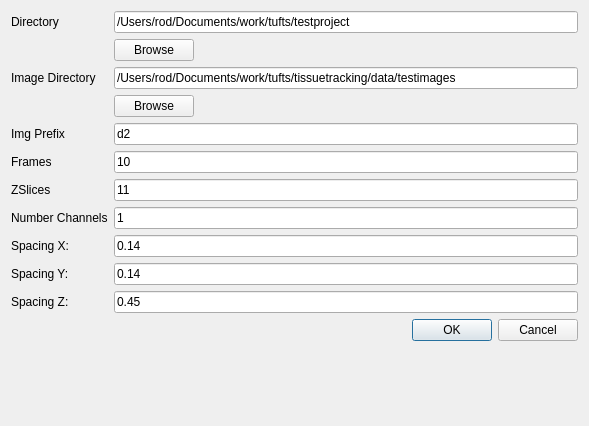
<?xml version="1.0" encoding="UTF-8"?>
<ui version="4.0">
 <class>NewProjectDialog</class>
 <widget class="QDialog" name="NewProjectDialog">
  <property name="geometry">
   <rect>
    <x>0</x>
    <y>0</y>
    <width>589</width>
    <height>426</height>
   </rect>
  </property>
  <property name="windowTitle">
   <string>Dialog</string>
  </property>
  <property name="locale">
   <locale language="English" country="UnitedStates"/>
  </property>
  <property name="modal">
   <bool>true</bool>
  </property>
  <layout class="QFormLayout" name="formLayout">
   <property name="fieldGrowthPolicy">
    <enum>QFormLayout::ExpandingFieldsGrow</enum>
   </property>
   <item row="0" column="0">
    <widget class="QLabel" name="label">
     <property name="text">
      <string>Directory</string>
     </property>
    </widget>
   </item>
   <item row="0" column="1">
    <widget class="QLineEdit" name="basedirttxt">
     <property name="text">
      <string>/Users/rod/Documents/work/tufts/testproject</string>
     </property>
    </widget>
   </item>
   <item row="1" column="1">
    <widget class="QPushButton" name="BrowseProject">
     <property name="text">
      <string>Browse</string>
     </property>
    </widget>
   </item>
   <item row="2" column="0">
    <widget class="QLabel" name="label_2">
     <property name="text">
      <string>Image Directory</string>
     </property>
    </widget>
   </item>
   <item row="2" column="1">
    <widget class="QLineEdit" name="imgdir">
     <property name="text">
      <string>/Users/rod/Documents/work/tufts/tissuetracking/data/testimages</string>
     </property>
    </widget>
   </item>
   <item row="4" column="0">
    <widget class="QLabel" name="label_8">
     <property name="text">
      <string>Img Prefix</string>
     </property>
    </widget>
   </item>
   <item row="4" column="1">
    <widget class="QLineEdit" name="imgprefixtxt">
     <property name="text">
      <string>d2</string>
     </property>
    </widget>
   </item>
   <item row="5" column="0">
    <widget class="QLabel" name="label_3">
     <property name="text">
      <string>Frames</string>
     </property>
    </widget>
   </item>
   <item row="5" column="1">
    <widget class="QLineEdit" name="nframestxt">
     <property name="text">
      <string>10</string>
     </property>
    </widget>
   </item>
   <item row="7" column="0">
    <widget class="QLabel" name="label_4">
     <property name="text">
      <string>ZSlices</string>
     </property>
    </widget>
   </item>
   <item row="7" column="1">
    <widget class="QLineEdit" name="zslicestxt">
     <property name="text">
      <string>11</string>
     </property>
    </widget>
   </item>
   <item row="9" column="0">
    <widget class="QLabel" name="label_5">
     <property name="text">
      <string>Spacing X:</string>
     </property>
    </widget>
   </item>
   <item row="9" column="1">
    <widget class="QLineEdit" name="xspacingtxt">
     <property name="text">
      <string>0.14</string>
     </property>
    </widget>
   </item>
   <item row="11" column="0">
    <widget class="QLabel" name="label_6">
     <property name="text">
      <string>Spacing Y:</string>
     </property>
    </widget>
   </item>
   <item row="11" column="1">
    <widget class="QLineEdit" name="yspacingtxt">
     <property name="text">
      <string>0.14</string>
     </property>
    </widget>
   </item>
   <item row="12" column="0">
    <widget class="QLabel" name="label_7">
     <property name="text">
      <string>Spacing Z:</string>
     </property>
    </widget>
   </item>
   <item row="12" column="1">
    <widget class="QLineEdit" name="zspacingtxt">
     <property name="text">
      <string>0.45</string>
     </property>
    </widget>
   </item>
   <item row="14" column="1">
    <widget class="QDialogButtonBox" name="buttonBox">
     <property name="orientation">
      <enum>Qt::Horizontal</enum>
     </property>
     <property name="standardButtons">
      <set>QDialogButtonBox::Cancel|QDialogButtonBox::Ok</set>
     </property>
    </widget>
   </item>
   <item row="3" column="1">
    <widget class="QPushButton" name="BrowseImage">
     <property name="text">
      <string>Browse</string>
     </property>
    </widget>
   </item>
   <item row="8" column="0">
    <widget class="QLabel" name="label_9">
     <property name="text">
      <string>Number Channels</string>
     </property>
    </widget>
   </item>
   <item row="8" column="1">
    <widget class="QLineEdit" name="nchanstxt">
     <property name="text">
      <string>1</string>
     </property>
    </widget>
   </item>
  </layout>
 </widget>
 <resources/>
 <connections>
  <connection>
   <sender>buttonBox</sender>
   <signal>accepted()</signal>
   <receiver>NewProjectDialog</receiver>
   <slot>accept()</slot>
   <hints>
    <hint type="sourcelabel">
     <x>248</x>
     <y>254</y>
    </hint>
    <hint type="destinationlabel">
     <x>157</x>
     <y>274</y>
    </hint>
   </hints>
  </connection>
  <connection>
   <sender>buttonBox</sender>
   <signal>rejected()</signal>
   <receiver>NewProjectDialog</receiver>
   <slot>reject()</slot>
   <hints>
    <hint type="sourcelabel">
     <x>316</x>
     <y>260</y>
    </hint>
    <hint type="destinationlabel">
     <x>286</x>
     <y>274</y>
    </hint>
   </hints>
  </connection>
 </connections>
</ui>
